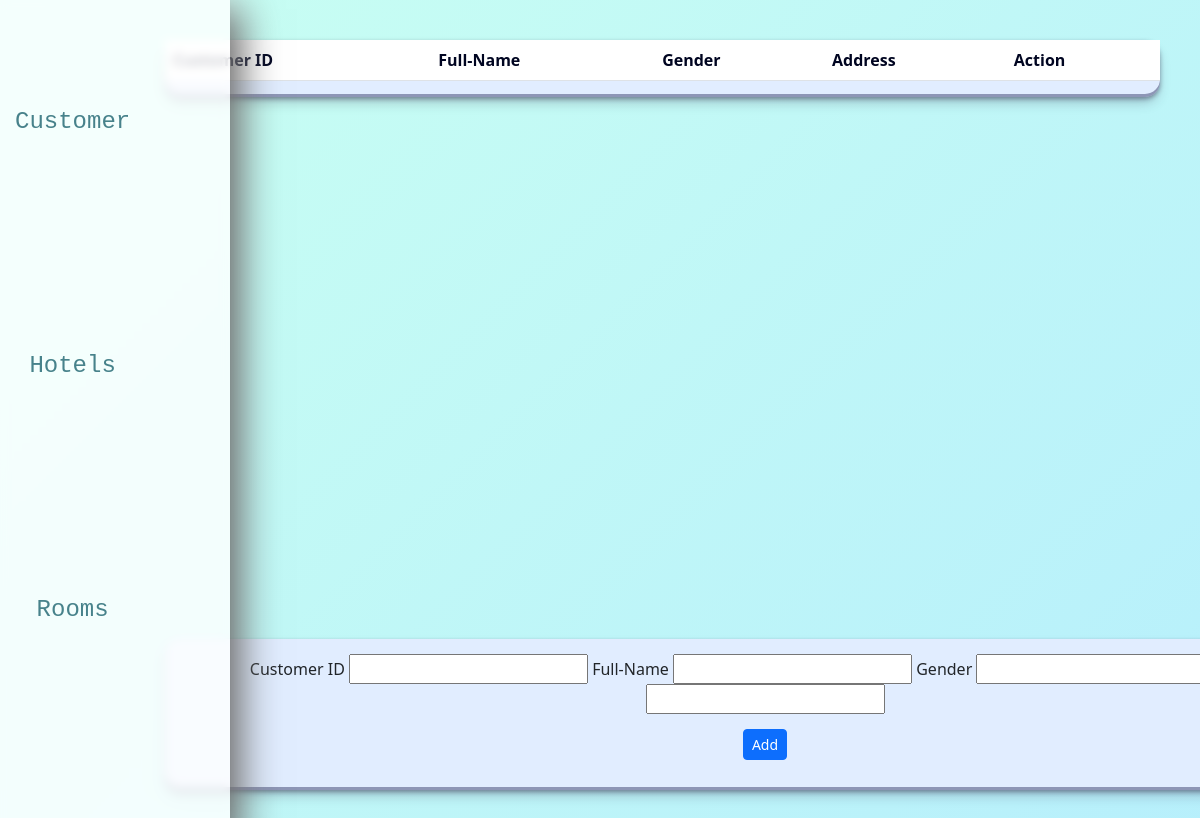
The app's page /Customer.php, older data.
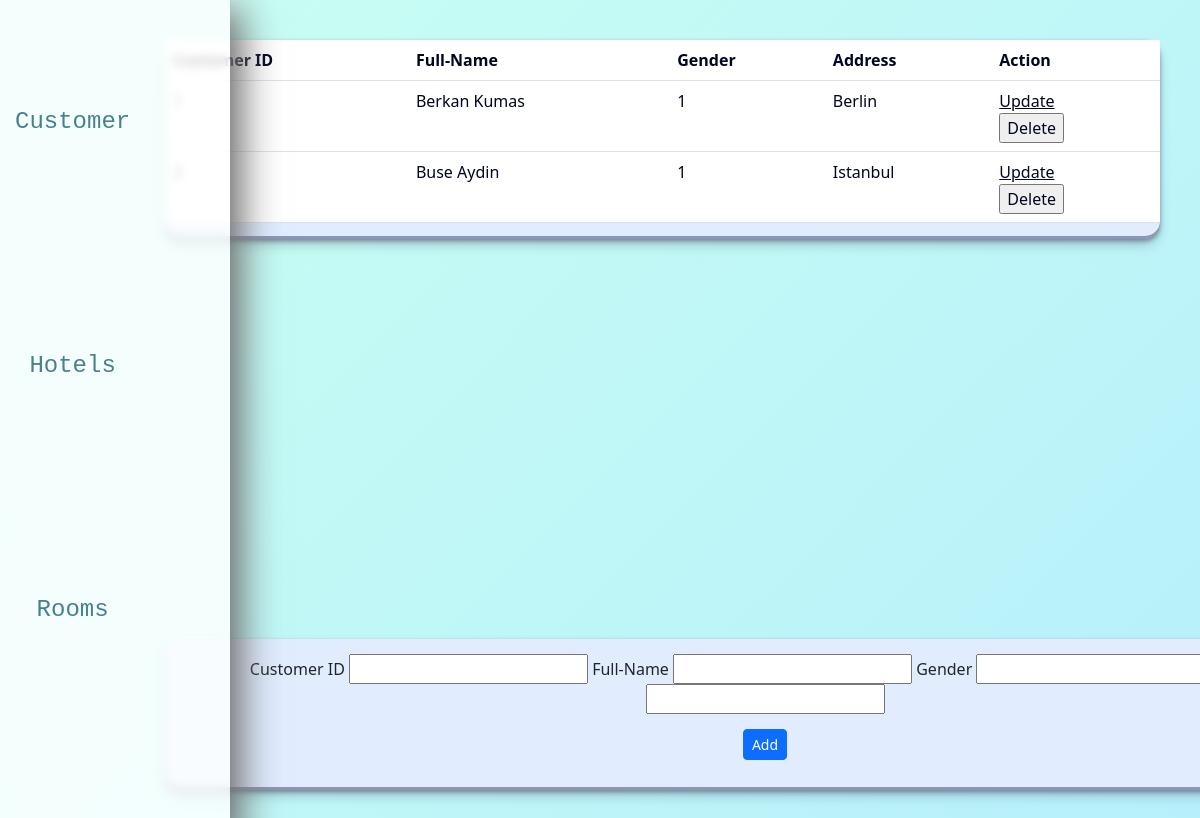
The same page, newer data.
### tables this page shows
CREATE TABLE `customer` (
  `CustomerID` int(11) NOT NULL,
  `FullName` varchar(25) NOT NULL,
  `Gender` int(11) NOT NULL,
  `Address` varchar(25) NOT NULL
);

### Web/Customer.php (the view, shortened to what this page needs)
<!DOCTYPE html>
<html lang="en">
<head>
    <link rel="stylesheet" href="dashboardStyle.css" media="screen" />
    <link href="https://cdn.jsdelivr.net/npm/bootstrap@5.3.0-alpha1/dist/css/bootstrap.min.css" rel="stylesheet">
</head>
<body>
    <div>
        <div class="popup">
    <div>
        <form name="customerForm" class="addSection" action="addCustomer.php" method="POST" onsubmit="return validation()">
                <div class="inputWrapper">
                    Customer ID <input class="loginInput" type="text" name="CustomerID" />
                    Full-Name <input class="loginInput" type="text" name="FullName" />
                    Gender <input class="loginInput" type="text" name="Gender" />
                    Address <input class="loginInput" type="text" name="Address" />
                </div>
                <button class="btn btn-primary btn-sm" id="addButton" type="submit" > Add </button>
            </form>
        </div>
        <div class="dashboardBox">
                <div class="dashboardItems">
                <br><a class="items" href="Customer.php">Customer</a></br>
                <br><a class="items" href="Hotels.php">Hotels</a></br>
                <br><a class="items" href="Rooms.php">Rooms</a></br>
                <br><a class="items" href="Orders.php">Orders</a></br>
            </div>
        </div>
        <div class="contentBox">
            <table class="table">
            <thead>
                <tr>
                <th>Customer ID</th>
                <th>Full-Name</th>
                <th>Gender</th>
                <th>Address</th>
                <th>Action</th>
</tr>
            </thead>
            <tbody>
                <tr>
            <?php
                include("sqlconfig.php");
            $sqlquery = "select * from Customer";
            $result = $conn->query($sqlquery);
            while($row=$result->fetch_assoc()){
                $encodedName = urlencode($row['FullName']);
                echo "<tr><td>" . $row["CustomerID"] . "</td>
                <td>" . $row["FullName"] . "</td>
                <td>" . $row["Gender"] . "</td>
                <td>" . $row["Address"] . "</td>
                <td>
                <a href='customerUpdate.php?id=".$row['CustomerID']."&name=".$encodedName."&gender=".$row['Gender']."&address=".$row["Address"]."' class='updateButton' >Update</a>
                <form action='delete.php' method='POST'>
            <input type='hidden' name='CustomerID' value=".$row['CustomerID'].">
        <input type='submit' value='Delete'>
      </form>
                </tr>
                ";
            }
            ?>
            </tr>
            </tbody>
            </table>
        </div>
        </div>
    </div>
</body>
</html>

### Web/dashboardStyle.css (style rules this page uses)
body { background: linear-gradient(-45deg, #eafaff, #e0e0e0, #b1eaff, #c9fff2); background-size: 400% 400%; animation: gradient 60s ease infinite; height: 100vh; }
.inputWrapper { padding:50px,50px; }
.dashboardBox { animation-name:dashboardAnimOut; animation-duration:0.5s; background: rgba(255, 255, 255, 0.8); backdrop-filter: blur(5px); -webkit-backdrop-filter: blur(5px); position: absolute; top:0; bottom:0; left:0; height:100%; border-top-right-radius: 50px; border-bottom-right-radius: 50px; overflow:hidden; box-sizing: border-box; box-shadow: 35px 35px 70px #bebebe,-35px -35px 70px #000000; padding-right:5px; }
.dashboardItems { display: flex; align-items: center; flex-direction: column; text-decoration: none; font-family: "JetBrains Mono",monospace; text-align: center; justify-content: space-evenly; color: white; }
.items { text-decoration: none; color :rgba(0, 79, 92, 0.708); text-shadow: 5px; margin:10vh 0 10vh 15px; font-size:24px; }
#addButton { margin:15px 0; }
.contentBox { display:flex; background-color:rgb(225, 237, 255); border-radius: 15px; margin:5vh; margin-left:165px; -webkit-text-fill-color: #000521; box-shadow: rgba(45, 35, 66, .4) 0 2px 4px,rgba(45, 35, 66, .3) 0 7px 13px -3px,rgba(58, 65, 111, .5) 0 -3px 0 inset; }
.addSection { width:100%; text-align: center; flex-direction: column; background-color:rgb(225, 237, 255); box-shadow: rgba(45, 35, 66, .4) 0 2px 4px,rgba(45, 35, 66, .3) 0 7px 13px -3px,rgba(58, 65, 111, .5) 0 -3px 0 inset; border-radius: 15px; bottom:0; margin: 0 50vh 50px 165px; padding:15px; position:fixed; }

Row changes from the older to the newer data that the page shows:
added customer: FullName "Berkan Kumas", Gender "1", Address "Berlin"
added customer: FullName "Buse Aydin", Gender "1", Address "Istanbul"
